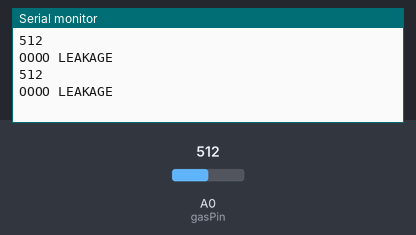
A sketch run on a simulated Arduino Uno, built with avr-gcc and run on an emulated ATmega328P. Shown: the last lines printed to the serial monitor. The test bench sets the inputs (shaded band); at power-on: A0 (gasPin) = 512.

Above: at 1.2 s.
1.3 s: A0 (gasPin) set to 409
At 2.6 s:
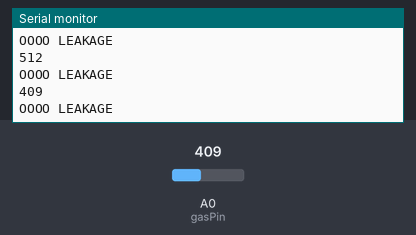
2.8 s: A0 (gasPin) set to 386
At 3.8 s:
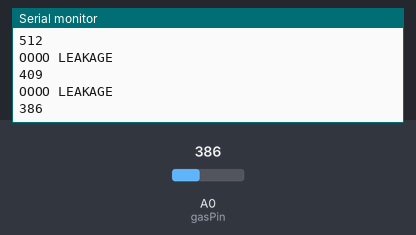
Timing chart, 0 to 5.8 s (numbered marks = the images above; inputs shaded):
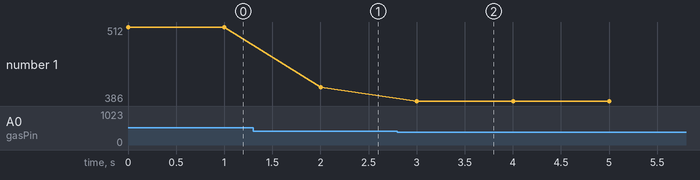

The sketch:

gas_sensor_iot.ino
```cpp
const int gasPin = A0; //GAS sensor output pin to Arduino analog A0 pin
const int threshold=400;

void setup()
{
  Serial.begin(9600); //Initialize serial port - 9600 bps
}

void loop()
{
  Serial.println(analogRead(gasPin));
  if(analogRead(gasPin)>=threshold){
     Serial.println("OOOO LEAKAGE");
  }
  delay(1000); // Print value every 1 sec.
}
```

Measured:
- the behaviour switches between 400 and 399 on A0 (gasPin) (found by bisection; images 1 and 2)
- after the input at 1.3 s, the serial monitor: prints a new line after 0.70 s (image 1)
- after the input at 2.8 s, the serial monitor: prints a new line after 0.20 s (image 2)
- plotted number 1: 512 → 409 after the input at 1.3 s, 409 → 386 after the input at 2.8 s
